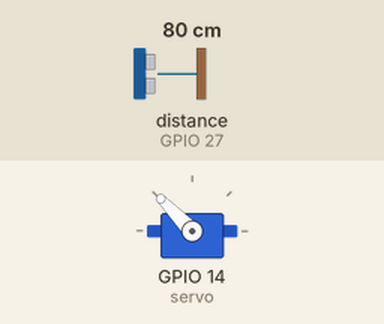
Bench run of a program on a simulated ESP32 board running MicroPython. Parts: servo. The inputs (shaded band) are chosen by the test bench; at power-on: distance to the obstacle (sensor on GPIO 27) 80 cm. The echo pulse lasts 58.3 µs per cm; servo angles are drawn from the pulse width (0.5 ms = 0°, 2.5 ms = 180°); what the program prints to the serial console is not drawn.

Above: at 0.6 s.
At 1.2 s:
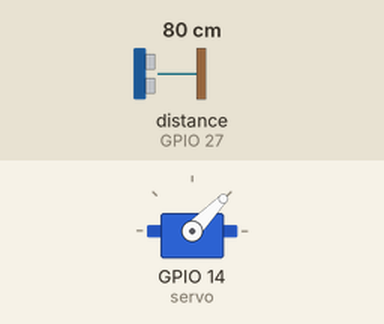
1.3 s: distance to the obstacle (sensor on GPIO 27) set to 2 cm
At 2.41 s:
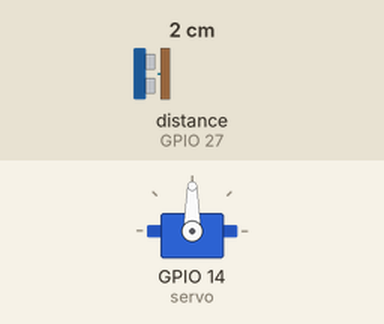
Timing chart, 0 to 10.8 s (numbered marks = the images above; inputs shaded):
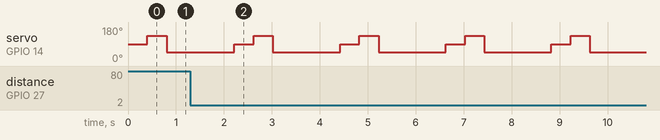

Measured:
- by itself, servo on GPIO 14 (servo): repeats every 2.2 s: 134° 0.40 s, 46° 1.4 s, 90° 0.40 s

The program:

Ultrasonic_Servo_Objectdetection.py
```python
from machine import Pin, PWM, time_pulse_us
import time

# ---------------- PIN SETUP ----------------
TRIG = Pin(26, Pin.OUT)
ECHO = Pin(27, Pin.IN)

servo = PWM(Pin(14), freq=50)  # 50Hz for servo

# ---------------- SERVO FUNCTION ----------------
def set_angle(angle):
    # Convert angle (0–180) to duty
    duty = int(40 + (angle / 180) * 75)
    servo.duty(duty)
    time.sleep(0.4)

# ---------------- ULTRASONIC FUNCTION ----------------
def get_distance():
    TRIG.off()
    time.sleep_us(2)
    TRIG.on()
    time.sleep_us(10)
    TRIG.off()

    try:
        duration = time_pulse_us(ECHO, 1, 30000)
        distance = (duration * 0.0343) / 2
        return distance
    except OSError:
        return 999  # no object detected

# ---------------- MAIN LOOP ----------------
while True:

    # FRONT
    set_angle(90)
    front = get_distance()
    print("Front Distance:", front, "cm")

    # LEFT
    set_angle(150)
    left = get_distance()
    print("Left Distance:", left, "cm")

    # RIGHT
    set_angle(30)
    right = get_distance()
    print("Right Distance:", right, "cm")

    print("--------------------------")

    # Decision logic
    if front < 20:   # object detected in front
        if left > right:
            print("➡️ TURN LEFT")
        else:
            print("⬅️ TURN RIGHT")
    else:
        print("⬆️ PATH CLEAR (FORWARD)")

    print("\n")
    time.sleep(1)
```
